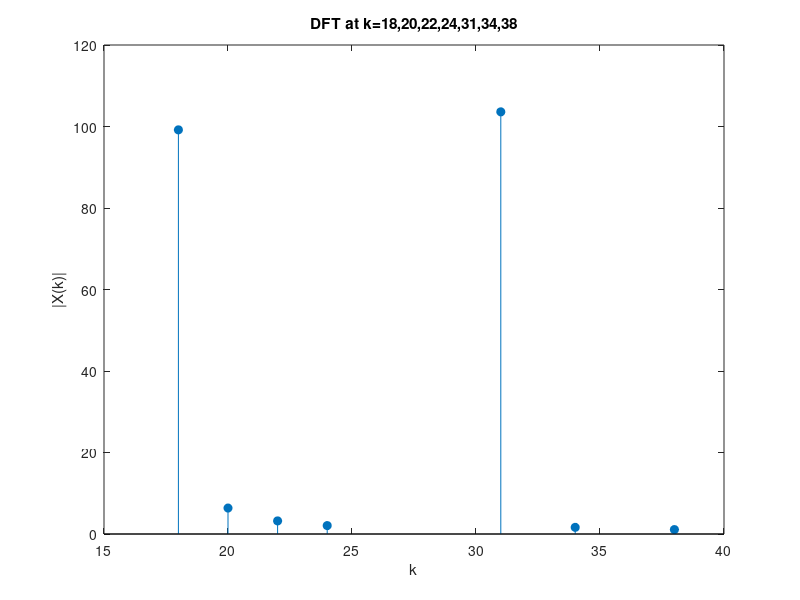

Here is the MATLAB script that generated this plot:
clear all;
close all;
clc;
N=205;  %DFT length
n=0:N-1;
x=sin(2*pi*n*697/8000)+sin(2*pi*n*1209/8000);
if length(x)<N
    xz=[x zeros(1,N-length(x))];
else
    xz=x
end
    x1=[xz 0]
    k=[18 20 22 24 31 34 38];
    for i=1:7
        W(i) =exp(-j*2*pi*k(i)/N);
        den(i,:)=[1 -2*cos(2*pi*k(i)/N) 1];
        vk(i,:) =filter(1, den(i, :), x1);
        Xk(i)=vk(i,N+1)-W(i)*vk(i,N);
    end

stem(k,abs(Xk),'filled');
xlabel('k');
ylabel('|X(k)|');
title('DFT at k=18,20,22,24,31,34,38');
